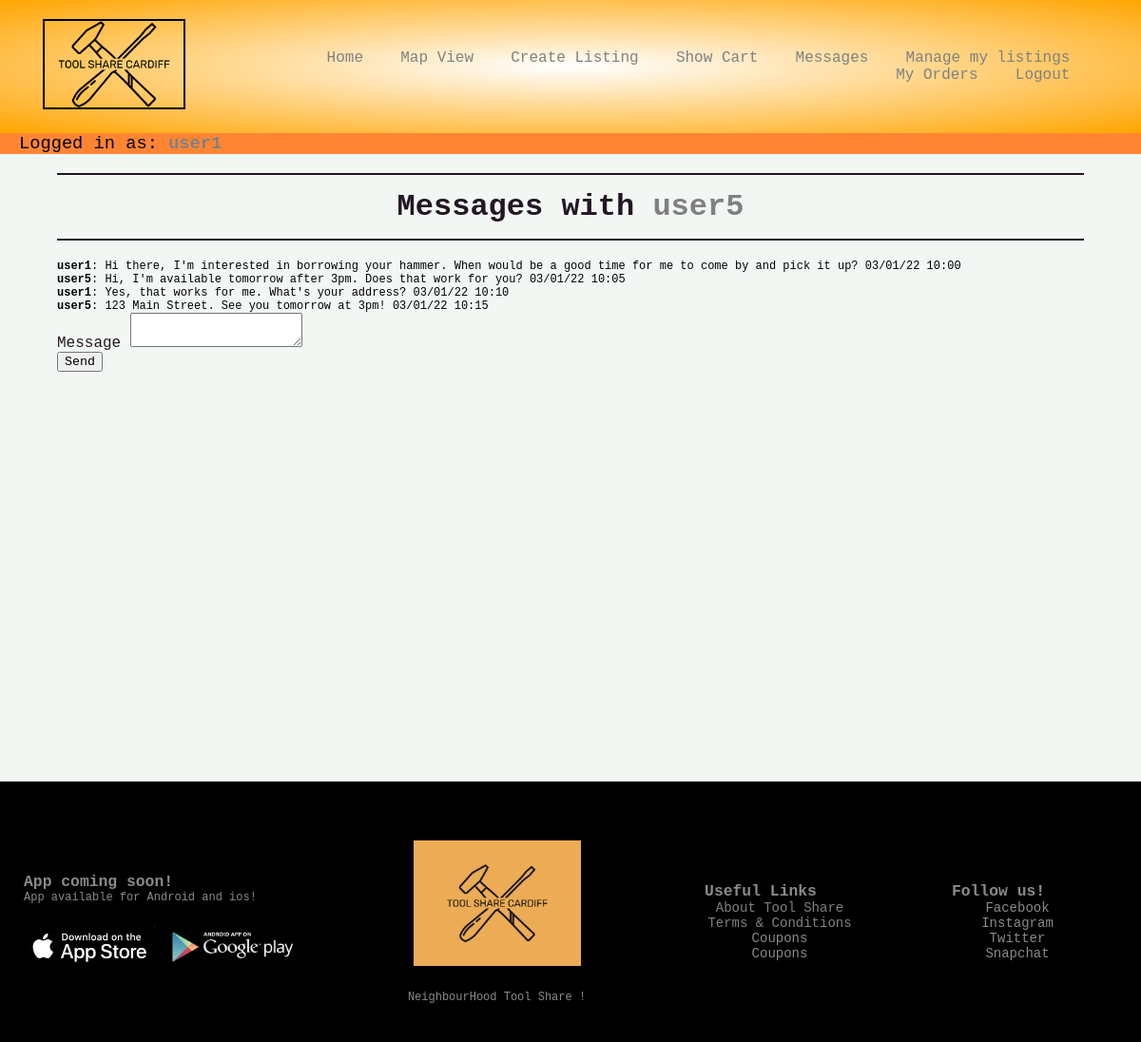
Screenshot of /chat/s5r1 (signed in) with the database file from the repository.
### tool_sharing_website/models.py (models this page shows, shortened)
class User(db.Model,UserMixin):
    id = db.Column(db.Integer, primary_key=True)
    username = db.Column(db.String(20), unique=True, nullable=False)
    email = db.Column(db.String(120), unique=True, nullable=False)
    hashed_password = db.Column(db.String(128), nullable=False)
    password = db.Column(db.String(128), nullable=False)
    address = db.Column(db.String(60), nullable=False)
    is_verified = db.Column(db.Boolean, nullable=False, default=False)
    is_banned = db.Column(db.Boolean, nullable=False, default=False)
    is_admin = db.Column(db.Boolean, nullable=False, default=False)
    sent_messages = db.relationship('Message', backref='sent', lazy=True, foreign_keys='Message.sender')
    received_messages = db.relationship('Message', backref='received', lazy=True, foreign_keys='Message.receiver')
    left_reviews = db.relationship('Review', backref='reviews_left', lazy=True, foreign_keys='Review.reviewer')
    received_reviews = db.relationship('Review', backref='reviews_received', lazy=True, foreign_keys='Review.reviewee')
    left_reports = db.relationship('Report', backref='reports_left', lazy=True, foreign_keys='Report.reporter')
    received_reports = db.relationship('Report', backref='reports_received', lazy=True, foreign_keys='Report.reported')
    listed_tools = db.relationship('Tool', backref='tools_listed', lazy=True, foreign_keys='Tool.owner')
    borrowed_tools = db.relationship('Tool', backref='tools_borrowed', lazy=True, foreign_keys='Tool.borrower')
    ordered_tools = db.relationship('Order', backref='orders_made_by_user', lazy=True, foreign_keys='Order.orderer')
    received_orders = db.relationship('Order', backref='orders_received', lazy=True, foreign_keys='Order.owner')
    stripe_customer_id = db.Column(db.String(128), nullable=False)
    stripe_connect_id = db.Column(db.String(128), nullable=False)
    disputed_as_orderer = db.relationship('Dispute', backref='disputed_as_borrower', lazy=True, foreign_keys='Dispute.orderer')
    disputed_as_owner = db.relationship('Dispute', backref='disputed_as_owner_', lazy=True, foreign_keys='Dispute.owner')
    @property
    def password(self):
        raise AttributeError('password is not a readable attribute')
    @password.setter
    def password(self, password):
        self.hashed_password = generate_password_hash(password)

class Message(db.Model):
    id = db.Column(db.Integer, primary_key=True)
    sender = db.Column(db.Integer, db.ForeignKey('user.id'), nullable=False)
    receiver = db.Column(db.Integer, db.ForeignKey('user.id'), nullable=False)
    message = db.Column(db.String(60), nullable=False)
    is_read = db.Column(db.Boolean, nullable=False, default=False)
    timestamp = db.Column(db.DateTime, nullable=False, default=datetime.utcnow)

### tool_sharing_website/routes.py (the view, shortened to what this page needs)
@app.route("/chat/<chat_id>", methods=["GET", "POST"])
@login_required
def chat(chat_id): #s(sender_ID)r(receiver_ID)
    if current_user.is_banned:
        flash(f"You have been banned from messaging, please contact the moderators to review", "danger")
        return redirect(url_for("home"))
    form = MessageForm()
    validator = re.compile(r"^s\d+r\d+$")
    match = validator.search(chat_id)
    if match:
        sender_id = chat_id.split("r")[0][1:]
        receiver_id = chat_id.split("r")[1]
        sender = User.query.filter_by(id=sender_id).first_or_404()
        receiver = User.query.filter_by(id=receiver_id).first_or_404()
        if current_user.is_active:
            if current_user.id == int(receiver_id):
                messages = Message.query.filter((Message.sender.in_([sender_id, receiver_id])) & (Message.receiver.in_([sender_id, receiver_id]))).order_by(Message.timestamp.asc()).all()
                return render_template("chat.html", title="Chat", messages=messages, sender=sender, receiver=receiver, form=form)
            flash(f"Please log in", "danger")
            return redirect(url_for("login"))
    else:
        abort(404)
    return render_template("chat.html", title="Chat")

### tool_sharing_website/forms.py
class MessageForm(FlaskForm):
    message = TextAreaField('Message', validators=[DataRequired()])
    submit = SubmitField('Send')

### tool_sharing_website/models.py (called while the page is built)
@login_manager.user_loader
def load_user(user_id):
    return User.query.get(int(user_id))

### tool_sharing_website/templates/chat.html (shortened to what this page needs)
{% extends "layout.html" %}
{% block content %}
<h1>Messages with <a href="{{ url_for('profile',username=sender.username) }}">{{ sender.username }}</a></h1>
{% if messages %}
    {% for message in messages %}
        <div class="message">
            <p><b>{{ message.sent.username }}</b>: {{ message.message }}   {{ message.timestamp.strftime("%x %H:%M") }}</p>
        </div>
    {% endfor %}
{% else %}
    <p>No messages</p>
{% endif %}
<form method="POST" action="">
    {{ form.message.label }} {{ form.message }}<br>
    {{ form.submit() }}
</form>
{% endblock content %}

### tool_sharing_website/templates/layout.html (shortened to what this page needs)
<!DOCTYPE html>
<html lang="en">
<head>
    <link rel=stylesheet type=text/css href="{{ url_for('static',filename='style.css')}}">
</head>
<body>
    <div class="header">
        <div class="container">
            <div class="navbar">
                <div class="logo">
                    <a href="{{ url_for('home') }}"><img src="{{ url_for('static', filename='img/' + 'tool-share-cardiff-logo-transparent.png') }}" width="150px" alt="Tool Share Logo"></a>
                </div>
                <nav>
                    <ul class="main-navbar">
                        <li><a href="{{ url_for('home') }}">Home</a>&nbsp</li>
                        {% if current_user.is_authenticated %}
                            <li><a href="{{ url_for('map_view') }}">Map View</a>&nbsp</li>
                            <li><a href="{{ url_for('create_listing') }}">Create Listing</a>&nbsp</li>
                            <li><a href="{{ url_for('show_cart') }}">Show Cart</a>&nbsp</li>
                            <li><a href="{{ url_for('messages') }}">Messages</a>&nbsp</li>
                            <li><a href="{{ url_for('listings') }}">Manage my listings</a>&nbsp</li>
                            <li><a href="{{ url_for('orders') }}">My Orders</a>&nbsp</li>
                            <li><a href="{{ url_for('logout') }}">Logout</a>&nbsp</li>
                        {% else %}
                            <li><a href="{{ url_for('login') }}">Login</a>&nbsp</li>
                            <li><a href="{{ url_for('register') }}">Register</a>&nbsp</li>
                        {% endif %}
                    </ul>
                </nav>
            </div>
        </div>
    </div>
    <div id="user-info">
    {% if current_user.is_authenticated %}
        <h3>Logged in as: <a href="{{ url_for('profile',username=current_user.username) }}">{{ current_user.username }}</a>
        </h3>
    {% endif %}
    </div>
    <div id="content">
        {% block content %}
        {% endblock %}
    </div>
    <div class="footer">
        <div class = "container">
            <div class="row">
                <div class="footer-col-1">
                    <h3>App coming soon!</h3>
                    <p>App available for Android and ios!</p>
                    <div class="app-logo">
                        <img src="{{ url_for('static', filename='img/' + 'appstore.jpeg') }}" alt="App Store">
                        <img src="{{ url_for('static', filename='img/' + 'googleplay.jpeg') }}" alt="Google Play">
                    </div>
                </div>
                <div class="footer-col-2">
                    <img src="{{ url_for('static', filename='img/' + 'tool-share-cardiff-logo.jpeg') }}" alt="Tool Share Logo">
                    <p>NeighbourHood Tool Share !</p>
                </div>
                <div class ="footer-col-3">
                    <h3>Useful Links</h3>
                    <ul>
                        <li><a href="{{ url_for('about') }}">About Tool Share</a></li>
                        <li><a href="{{ url_for('termsconditions') }}">Terms & Conditions</a></li>
                        <li>Coupons</li>
                        <li>Coupons</li>
                    </ul>
                </div>
                <div class ="footer-col-4">
                    <h3>Follow us!</h3>
                    <ul>
                        <li>Facebook</li>
                        <li>Instagram</li>
                        <li>Twitter</li>
                        <li>Snapchat</li>
                    </ul>
                </div>
            </div>
        </div>
    </div>
</body>
</html>

### tool_sharing_website/static/style.css (style rules this page uses)
* { margin: 0%; box-sizing: border-box; -webkit-font-smoothing: antialiased; font-family: "Lucida Console", "Courier New", monospace; }
body { background: #F3F7F4; font-family: 'Rubik', sans-serif; }
img { border: 2px solid #000; }
a { text-decoration: none; }
.navbar { display: flex; align-items: center; padding: 20px }
nav { flex: 1; text-align: right; }
nav ul { display: inline-block; list-style-type: none; }
nav ul li { display: inline-block; margin-right: 20px; }
a { text-decoration: none; color: grey; }
p { color:black; }
.container { margin: 0px 0px; padding-left: 25px; padding-right: 25px; }
.row { display: flex; align-items: center; flex-wrap: wrap; justify-content: space-around; }
.header { background: radial-gradient(#fff,orange); }
#user-info { background: #ff8533; padding : 0px 20px; }
#user-info h3 { font-weight: 500; }
#user-info h3 a { text-decoration: none; font-weight: 600; }
#content { width: 90%; min-height: 80vh; margin: auto; color: #221723; background: #F3F7F4; }
h1 { text-align: center; padding: 15px; border-top: 2px solid #221723; border-bottom: 2px solid #221723; margin: 20px 0px; color: #221723; }
.footer { background: black; color:#8a8a8a; font-size: 14px; padding: 60px 0 20px; }
.footer p { color:#8a8a8a; }
.footer-col-1, .footer-col-2, .footer-col-3, .footer-col-4 { min-width: 250px; margin-bottom: 20px; }
.footer-col-1 { flex-basis: 30%; }
.footer-col-2 { flex: 1; text-align:center; }
.footer-col-2 img { width:180px; margin-bottom: 20px; }
.footer-col-3, .footer-col-4 { flex-basis: 12%; text-align:center; }
ul { list-style-type: none; }
.app-logo { margin-top: 20px; }
.app-logo img { width: 140px; }
p { font-size: 15px; }
@media screen and (max-width: 1370px) { p { font-size: 13px; } }
@media screen and (max-width: 1200px) { p { font-size: 12px; } }

### rows the page displays
User: username "user1"
User: username "user5"
Message: sent.username "user1", message "Hi there, I'm interested in borrowing your hammer. When would be a good time for me to come by and pick it up?", timestamp "03/01/22 10:00"
Message: sent.username "user5", message "Hi, I'm available tomorrow after 3pm. Does that work for you?", timestamp "03/01/22 10:05"
Message: sent.username "user1", message "Yes, that works for me. What's your address?", timestamp "03/01/22 10:10"
Message: sent.username "user5", message "123 Main Street. See you tomorrow at 3pm!", timestamp "03/01/22 10:15"
